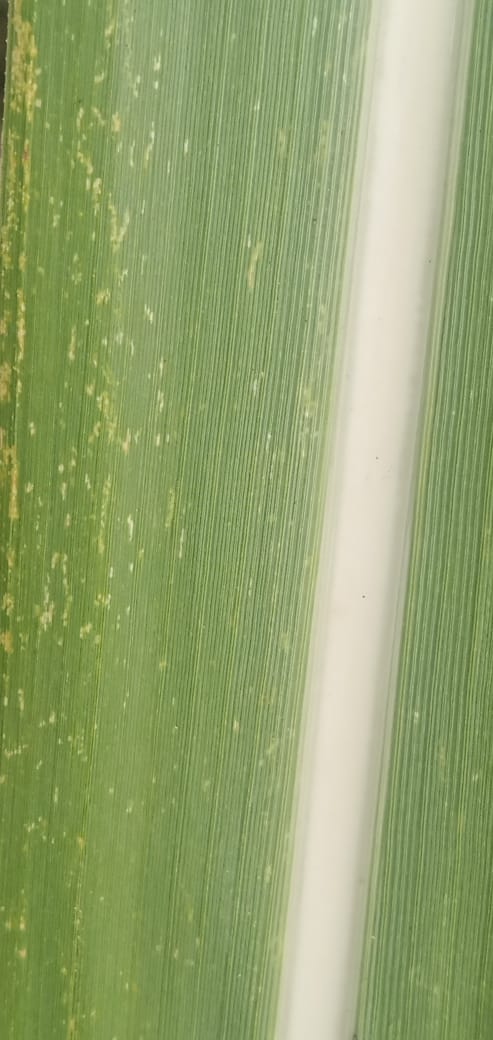
#> input picture src/images/image_00052.jpg, 493 x 1040 px
$ python -i imageProcess.py   (imports and definitions only)   (older library calls are emulated)
#> lines starting #> are read from the running program, lines starting #| are printed output that depends on the picture
import cv2
import numpy as np
from skimage.feature import graycomatrix, graycoprops
from skimage.feature import local_binary_pattern
import logging

# ตั้งค่า logging
# [1 line not run here, left out]
logger = logging.getLogger(__name__)

# ฟังก์ชันคำนวณ Vegetation Indices (อ้างอิงจาก Gitelson et al. 2002, Kataoka et al. 2003, Woebbecke et al. 1995)
def calculate_vegetation_indices(image_path):
#> called with image_path = '../../images/image_00052.jpg'
    image = cv2.imread(image_path)
#> image is the input picture: shape (1040, 493, 3); mean B, G, R 109.9, 163.6, 147.2
    if image is None:
        logger.error(f"Failed to load image for vegetation indices: {image_path}")
        return {"vari": 0.0, "exg": 0.0, "cive": 0.0}

    # ตรวจสอบว่าเป็นใบอ้อยหรือไม่
    if not is_sugarcane_leaf(image_path):
        logger.warning(f"Image {image_path} is not a sugarcane leaf, setting vegetation indices to 0")
        return {"vari": 0.0, "exg": 0.0, "cive": 0.0}

    image = cv2.cvtColor(image, cv2.COLOR_BGR2RGB)
    R, G, B = cv2.split(image.astype(float))

    # คำนวณ VARI (Gitelson et al., 2002)
    denominator = G + R - B
    # ตรวจสอบตัวส่วน ถ้าใกล้ 0 มาก ๆ ให้ตั้งค่า VARI เป็น 0
    vari = np.zeros_like(G)
    mask = np.abs(denominator) > 1e-6  # เกณฑ์ที่เข้มงวดขึ้นจาก 1e-10
    vari[mask] = (G[mask] - R[mask]) / (denominator[mask] + 1e-10)

    # คำนวณ ExG (Woebbecke et al., 1995)
    exg = 2 * G - R - B

    # คำนวณ CIVE (Kataoka et al., 2003)
    cive = 0.441 * R - 0.811 * G + 0.385 * B + 18.78745

    # คำนวณค่าเฉลี่ย และตัดค่า VARI ให้อยู่ในช่วง -1 ถึง 1
    vari_mean = float(np.mean(vari))
    vari_mean = np.clip(vari_mean, -1.0, 1.0)  # ตัดค่าให้อยู่ในช่วง -1 ถึง 1

    # คำนวณค่าเฉลี่ยของ ExG และ CIVE
    exg_mean = float(np.mean(exg))
    cive_mean = float(np.mean(cive))

    return {
        "vari": vari_mean,
        "exg": exg_mean,
        "cive": cive_mean
    }

# ฟังก์ชันคำนวณ GLCM Features (อ้างอิงจากงานวิจัยของไทย: อภิรักษ์ และคณะ, 2562)
# [50 lines left out: functions calculate_glcm_features, calculate_lbp_feature, calculate_edge_density, not called in this run]

# ฟังก์ชันตรวจสอบว่าเป็นใบอ้อยหรือไม่ (ปรับให้อ้างอิงงานวิจัย)
def is_sugarcane_leaf(image_path):
#> called with image_path = '../../images/image_00052.jpg'
    img = cv2.imread(image_path)
    if img is None:
        logger.error(f"Failed to load image for sugarcane leaf check: {image_path}")
        return False

    # ปรับปรุงภาพก่อนประมวลผล
    img = cv2.GaussianBlur(img, (5, 5), 0)
    img = cv2.convertScaleAbs(img, alpha=1.2, beta=10)
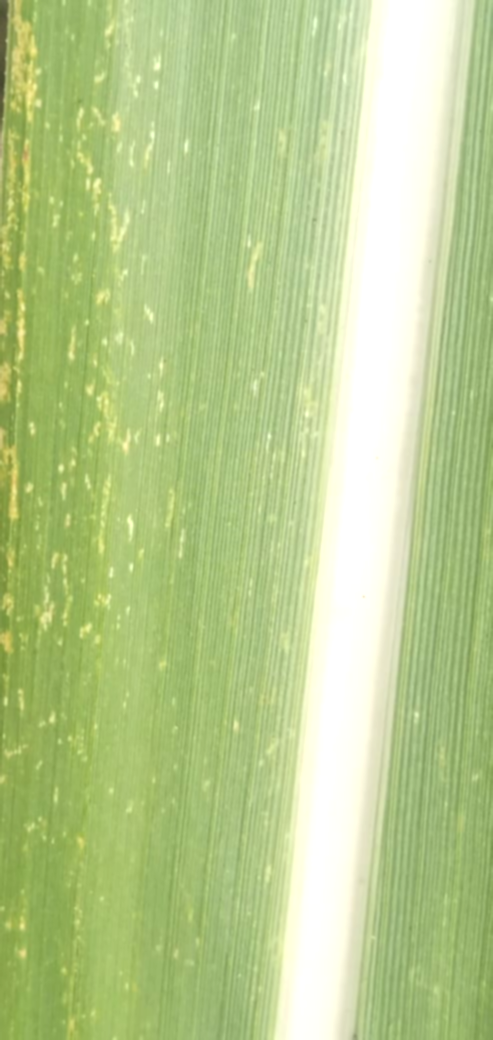
#> img: shape (1040, 493, 3); mean B, G, R 141.7, 204.2, 183.8

    # แปลงสี
    img_rgb = cv2.cvtColor(img, cv2.COLOR_BGR2RGB)
    img_hsv = cv2.cvtColor(img, cv2.COLOR_BGR2HSV)
#> img_hsv: shape (1040, 493, 3); mean H, S, V 37.4, 82.5, 204.3

    # 1. ตรวจสอบ Vegetation Indices (อ้างอิงจาก Gitelson et al. 2002, Woebbecke et al. 1995, Kataoka et al. 2003)
    indices = calculate_vegetation_indices(image_path)
    exg_mean = indices["exg"]
    vari_mean = indices["vari"]
    cive_mean = indices["cive"]

    # เกณฑ์เข้มงวดขึ้น: ExG > 10 (เพิ่มจาก 5), VARI > 0.1 (เพิ่มจาก 0.05), CIVE < 10 (ลดจาก 15)
    is_green_vegetation = exg_mean > 10 and vari_mean > 0.1 and cive_mean < 10

    # 2. ตรวจจับขอบและรูปร่าง (อ้างอิงจากงานวิจัยของไทย: สุริยา และคณะ, 2561)
    gray = cv2.cvtColor(img, cv2.COLOR_BGR2GRAY)
    clahe = cv2.createCLAHE(clipLimit=2.0, tileGridSize=(8, 8))
    gray = clahe.apply(gray)
    edges = cv2.Canny(gray, 50, 150)
    contours, _ = cv2.findContours(edges, cv2.RETR_EXTERNAL, cv2.CHAIN_APPROX_SIMPLE)

    is_leaf_shape = False
    aspect_ratio = 0.0
    total_pixels = img.shape[0] * img.shape[1]
    max_area_ratio = 0.0
    for contour in contours:
        x, y, w, h = cv2.boundingRect(contour)
        if h > 0:
            aspect_ratio = float(w) / h
            area_ratio = (w * h) / total_pixels
            max_area_ratio = max(max_area_ratio, area_ratio)
            # เกณฑ์: aspect ratio 2-10 (เข้มงวดขึ้นจาก 1.5-15), ขนาด 10-50% ของภาพ
            if 2 <= aspect_ratio <= 10 and 0.1 <= area_ratio <= 0.5:
                is_leaf_shape = True
                break

    # 3. ตรวจสอบพื้นผิว (อ้างอิงจากงานวิจัยของไทย: อภิรักษ์ และคณะ, 2562)
    texture_uniformity = np.std(img_rgb[:, :, 1])  # ความแปรปรวนของสีเขียว
    is_leaf_texture = texture_uniformity < 40  # เข้มงวดขึ้นจาก 50

    # 4. กรองภาพที่ไม่น่าจะเป็นใบ (เช่น การ์ตูน, รถ)
    # ตรวจสอบความแปรปรวนของสีทั้งภาพ (ถ้าสูงมาก อาจเป็นภาพวาดหรือวัตถุเทียม)
    color_variance = np.var(img_rgb.reshape(-1, 3))
    is_natural_image = color_variance < 5000  # ค่าเกณฑ์ประมาณการ ต้องทดสอบเพิ่ม

    # 5. ตัดสินใจโดยใช้ Weighted Score
    score = 0
    if is_green_vegetation:
        score += 40
    if is_leaf_shape:
        score += 30
    if is_leaf_texture and is_natural_image:
        score += 30

    # เกณฑ์: คะแนน 70 ขึ้นไปถือว่าเป็นใบอ้อย (เข้มงวดขึ้นจาก 40)
    if score >= 70:
        logger.info(
            f"Image {image_path} is likely a sugarcane leaf (score: {score}, ExG: {exg_mean:.2f}, VARI: {vari_mean:.2f}, CIVE: {cive_mean:.2f}, aspect ratio: {aspect_ratio:.2f}, texture uniformity: {texture_uniformity:.2f}, color variance: {color_variance:.2f})"
        )
        return True
    else:
        logger.warning(
            f"Image {image_path} is not a sugarcane leaf (score: {score}, ExG: {exg_mean:.2f}, VARI: {vari_mean:.2f}, CIVE: {cive_mean:.2f}, aspect ratio: {aspect_ratio:.2f}, texture uniformity: {texture_uniformity:.2f}, color variance: {color_variance:.2f})"
        )
        return False


#> (the run stopped early here; a loop or call above may not have finished)
